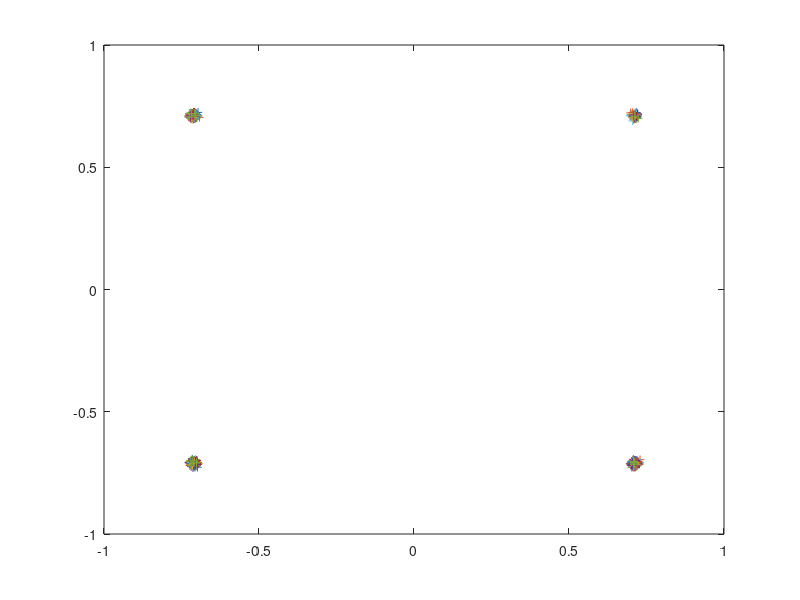
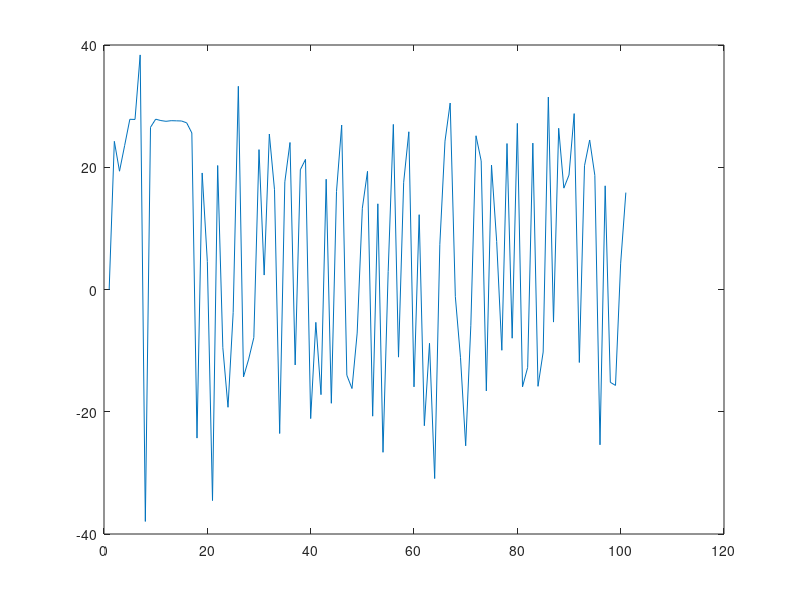

Write the MATLAB code that produced these figures, in order.
% fdmdv.m
%
% Octave implementation of a Frequency Divison Multiplexed Modem for
% Digital Voice (FMDV)over HF channels.
%
% Copyright David Rowe 2012
% This program is distributed under the terms of the GNU General Public License 
% Version 2
%

clear all;
rand('state',1); 
randn('state',1);
 
global Fs = 2000;      % sample rate in Hz
global T  = 1/Fs;      % sample period in seconds
global Rs = 50;        % symbol rate in Hz
global Ts = 1/Rs;      % symbol period in seconds
global Nc = 14;        % number of carriers
global Nb = 2;         % Bits/symbol for QPSK modulation
global Rb = Nc*Rs*Nb;  % bit rate
global M  = Fs/Rs;     % oversampling factor
global Nsym  = 8;      % number of symbols to filter over
global Fsep  = 75;     % Separation between carriers (Hz)
global Fcentre = 1200; % Centre frequency, Nc/2 below this, N/c above (Hz)
global Nt = 9;         % number of symbols we estimate timing over
global P = M/4;        % oversample factor used for some rx symbol filtering

% Generate root raised cosine (Root Nyquist) filter ---------------

% thanks http://www.dsplog.com/db-install/wp-content/uploads/2008/05/raised_cosine_filter.m

alpha = 0.5;      % excess bandwidth
n = -Nsym*Ts/2:T:Nsym*Ts/2;
global Nfilter = Nsym*M;
global Nfiltertiming = Nfilter+M;

sincNum = sin(pi*n/Ts); % numerator of the sinc function
sincDen = (pi*n/Ts);    % denominator of the sinc function
sincDenZero = find(abs(sincDen) < 10^-10);
sincOp = sincNum./sincDen;
sincOp(sincDenZero) = 1; % sin(pix/(pix) =1 for x =0

cosNum = cos(alpha*pi*n/Ts);
cosDen = (1-(2*alpha*n/Ts).^2);
cosDenZero = find(abs(cosDen)<10^-10);
cosOp = cosNum./cosDen;
cosOp(cosDenZero) = pi/4;
gt_alpha5 = sincOp.*cosOp;
Nfft = 4096;
GF_alpha5 = fft(gt_alpha5,Nfft)/M;
% sqrt causes stop band to be amplifed, this hack pushes it down again
for i=1:Nfft
  if (abs(GF_alpha5(i)) < 0.02)
    GF_alpha5(i) *= 0.001;
  endif
end
GF_alpha5_root = sqrt(abs(GF_alpha5)) .* exp(j*angle(GF_alpha5));
ifft_GF_alpha5_root = ifft(GF_alpha5_root);
global gt_alpha5_root = real((ifft_GF_alpha5_root(1:Nfilter)));


% Functions ----------------------------------------------------


% generate Nc QPSK symbols from vector of (1,Nc*Nb) input bits

function tx_symbols = bits_to_qpsk(tx_bits)
  global Nc;
  global Nb;

  % re-arrange as (Nc,Nb) matrix

  tx_bits_matrix = zeros(Nc,Nb);
  tx_bits_matrix(1:Nc,1) = tx_bits(1:Nb:Nb*Nc);
  tx_bits_matrix(1:Nc,2) = tx_bits(2:Nb:Nb*Nc);

  % map to (Nc,1) QPSK symbols

  tx_symbols = -1 + 2*tx_bits_matrix(:,1) - j + 2j*tx_bits_matrix(:,2); 

endfunction


% Given Nc*Nb bits construct M samples (1 symbol) of Nc filtered
% symbols streams

function tx_baseband = tx_filter(tx_symbols)
  global Nc;
  global M;
  global tx_filter_memory;
  global Nfilter;
  global gt_alpha5_root;

  tx_baseband = zeros(Nc,M);

  % tx filter each symbol, generate M filtered output samples for each symbol.
  % Efficient polyphase filter techniques used as tx_filter_memory is sparse

  tx_filter_memory(:,Nfilter) = sqrt(2)/2*tx_symbols;
  for i=1:M
    tx_baseband(:,i) = M*tx_filter_memory(:,M:M:Nfilter) * gt_alpha5_root(M-i+1:M:Nfilter)';
  end
  tx_filter_memory(:,1:Nfilter-M) = tx_filter_memory(:,M+1:Nfilter);
  tx_filter_memory(:,Nfilter-M+1:Nfilter) = zeros(Nc,M);
endfunction


% Construct FDM signal by frequency shifting each filtered symbol
% stream

function tx_fdm = fdm_upconvert(tx_filt)
  global Fs;
  global M;
  global Nc;
  global Fsep;
  global phase_tx;

  tx_fdm = zeros(1,M);

  % Nc/2 tones below centre freq
  
  for c=1:Nc/2
      carrier_freq = (-Nc/2 - 1 + c)*Fsep;
      for i=1:M
        phase_tx(c) = phase_tx(c) + 2*pi*carrier_freq/Fs;
	tx_fdm(i) = tx_fdm(i) + tx_filt(c,i)*exp(j*phase_tx(c));
      end
  end

  % Nc/2 tones above centre freq  

  for c=Nc/2+1:Nc
      carrier_freq = (-Nc/2 + c)*Fsep;
      for i=1:M
        phase_tx(c) = phase_tx(c) + 2*pi*carrier_freq/Fs;
	tx_fdm(i) = tx_fdm(i) + tx_filt(c,i)*exp(j*phase_tx(c));
      end
  end

endfunction


% Frequency shift each modem carrier down to Nc baseband signals

function rx_baseband = fdm_downconvert(rx_fdm)
  global Fs;
  global M;
  global Nc;
  global Fsep;
  global phase_rx;

  rx_baseband = zeros(1,M);

  % Nc/2 tones below centre freq
  
  for c=1:Nc/2
      carrier_freq = (-Nc/2 - 1 + c)*Fsep;
      for i=1:M
        phase_rx(c) = phase_rx(c) + 2*pi*carrier_freq/Fs;
	rx_baseband(c,i) = rx_fdm(i)*exp(-j*phase_rx(c));
      end
  end

  % Nc/2 tones above centre freq  

  for c=Nc/2+1:Nc
      carrier_freq = (-Nc/2 + c)*Fsep;
      for i=1:M
        phase_rx(c) = phase_rx(c) + 2*pi*carrier_freq/Fs;
	rx_baseband(c,i) = rx_fdm(i)*exp(-j*phase_rx(c));
      end
  end
endfunction


% Receive filter each baseband signal at oversample 

function rx_filt = rx_filter(rx_baseband)
  global Nc;
  global M;
  global P;
  global rx_filter_memory;
  global Nfilter;
  global gt_alpha5_root;
  global Fsep;

  rx_filt = zeros(Nc,M);

  % rx filter each symbol, generate P filtered output samples for each symbol
  % keep full M sample memory intact for later resampling of optimimum timing instant

  N=M/P;
  j=1;
  for i=1:N:M
    rx_filter_memory(:,Nfilter-N+1:Nfilter) = rx_baseband(:,i:i-1+N);
    rx_filt(:,j) = rx_filter_memory * gt_alpha5_root';
    rx_filter_memory(:,1:Nfilter-N) = rx_filter_memory(:,1+N:Nfilter);
    j+=1;
  end
endfunction


% Estimate optimum timing offset, output is 0...M-1

% TODO
% Are we really just estimating timing over one symbol but Nc carriers?
% Get M sample re-sampling working

function [rx_symbols rx_timing] = rx_est_timing(rx_filt, rx_baseband)
  global M;
  global Nt;
  global rx_filt_mem_timing;
  global P;
  global Nfilter;
  global Nfiltertiming;

  % sum envelopes of all carriers

  env = sum(abs(rx_filt(:,:)));
  [n m] = size(env);

  % IDFT of frequency M

  x = env * exp(j*2*pi*(0:m-1)/P)';

  % map phase to estimated optimum timing instant

  rx_timing = angle(x)*M/pi;
  
  % sample right in the middle of the timing estimator window,
  % Nt assumed to be odd

  sample_instant = round(rx_timing) + 1+M*(floor(Nt/2)+1);
  %rx_filt_mem_timing(Nfiltertiming-M+1:Nfiltertiming) = rx_baseband;
  %rx_symbols = rx_filt_mem_timing(sample_instant:sample_instant+Nfilter) * gt_alpha5_root';
  rx_symbols = rx_filt_mem_timing(:,1);

endfunction


% convert symbols back to an array of bits

function rx_bits = qpsk_to_bits(rx_symbols)
  global Nc;
  global Nb;

  % map (Nc,1) QPSK symbols back into an (1,Nc*Nb) array of bits

  rx_bits = zeros(1,Nc*Nb);
  rx_bits(1:Nb:Nc*Nb) = real(rx_symbols) > 0;
  rx_bits(2:Nb:Nc*Nb) = imag(rx_symbols) > 0;

endfunction


% Initialise ----------------------------------------------------

global tx_filter_memory = zeros(Nc, Nfilter);
global rx_filter_memory = zeros(Nc, Nfilter);
global phase_tx = zeros(Nc,1);
global phase_rx = zeros(Nc,1);
global rx_filt_mem_timing = zeros(Nc,M*Nt);

frames = 100;
tx_filt = zeros(Nc,M);
rx_symbols_log = zeros(Nc,1);
rx_timing_log = 0;
tx_pwr = 0;
noise_pwr = 0;
tx_bits = rand(1,Nc*Nb) > 0.5; 
total_bit_errors = 0;
total_bits = 0;

% Eb/No calculations.  We need to work out Eb/No for each FDM carrier.
% Total power is sum of power in all FDM carriers

C = 1;  % power of each FDM carrier (energy/sample)
N = 1;  % total noise power (energy/sample) of noise source before scaling by Ngain

EbNo_dB = 40;

% Eb  = Carrier power * symbol time / (bits/symbol)
%     = C *(Rs/Fs) / 2
Eb_dB = 10*log10(C) + 10*log10(Rs) - 10*log10(Fs);

No_dBHz = Eb_dB - EbNo_dB;

% Noise power = Noise spectral density * bandwidth;
N_dB = No_dBHz + 10*log10(Fs) - 10*log10(2);
Ngain_dB = N_dB - 10*log10(N);
Ngain = 10^(Ngain_dB/20);

% C/No = Carrier Power/noise spectral denity
%      = power per carrier*number of carriers / noise spectral denity
CNo_dB = 10*log10(C)  + 10*log10(Nc) - No_dBHz;

% SNR in equivalent 2400 Hz SSB channel

B = 2400;
SNR = CNo_dB - 10*log10(B);

% Main loop ----------------------------------------------------

for i=1:frames
  tx_symbols = bits_to_qpsk(tx_bits);
  tx_baseband = tx_filter(tx_symbols);
  tx_fdm = fdm_upconvert(tx_baseband);
  tx_pwr = 0.9*tx_pwr + 0.1*tx_fdm*tx_fdm'/(M);

  noise = Ngain/sqrt(2)*[randn(1,M) + j*randn(1,M)];
  noise_pwr = 0.9*noise_pwr + 0.1*noise*noise'/M;
  rx_fdm = tx_fdm + noise;

  rx_baseband = fdm_downconvert(rx_fdm);
  rx_filt = rx_filter(rx_baseband);

  rx_filt_mem_timing(:,1:M*(Nt-1)) = rx_filt_mem_timing(:,M+1:M*Nt);
  rx_filt_mem_timing(:,M*(Nt-1)+1:M*Nt) = rx_filt;
  [rx_symbols rx_timing] = rx_est_timing(rx_filt_mem_timing, rx_filt_mem_timing);
  rx_timing_log = [rx_timing_log rx_timing];
  rx_symbols_log = [rx_symbols_log rx_symbols];

  rx_bits = qpsk_to_bits(rx_symbols);

  if (i > 20)
    bit_errors = sum(xor(tx_bits,rx_bits));
    total_bit_errors = total_bit_errors + bit_errors;
    total_bits = total_bits + Nc*Nb;
  endif
end

ber = total_bit_errors/total_bits;
printf("Eb/No: %2.2f dB  %d bit errors  Measured BER: %1.4f  Theoretical BER: %1.4f\n", EbNo_dB, 
       total_bit_errors, ber, 0.5*erfc(sqrt(10.^(EbNo_dB/10))));

figure(1)
clf;
[n m] = size(rx_symbols_log);
plot(real(rx_symbols_log(:,20:m)),imag(rx_symbols_log(:,20:m)),'+')
figure(2)
clf;
plot(rx_timing_log)

% TODO
%   + handling sample slips, extra plus/minus samples
%   + simulating sample clock offsets
%   + timing, frequency offset get function
%   + memory of recent tx and rx signal for spectrogram
%   + scatter diagram get function

% DPSK
% add channel noise, phase offset, frequency offset, timing offset
% fading simulator
% file I/O to test with Codec
% sync recovery time
% dump file type plotting & instrumentation
% determine if error pattern is bursty
% HF channel simulation

% BER issues:
%   QPSK mapping
%   Single sided noise issues
%   ISI between carriers due toe exces BW
%   Crappy RN coeffs
%   timing recovery off by one
%   Use a true PR sequence
%   Sensitivity to Fs
